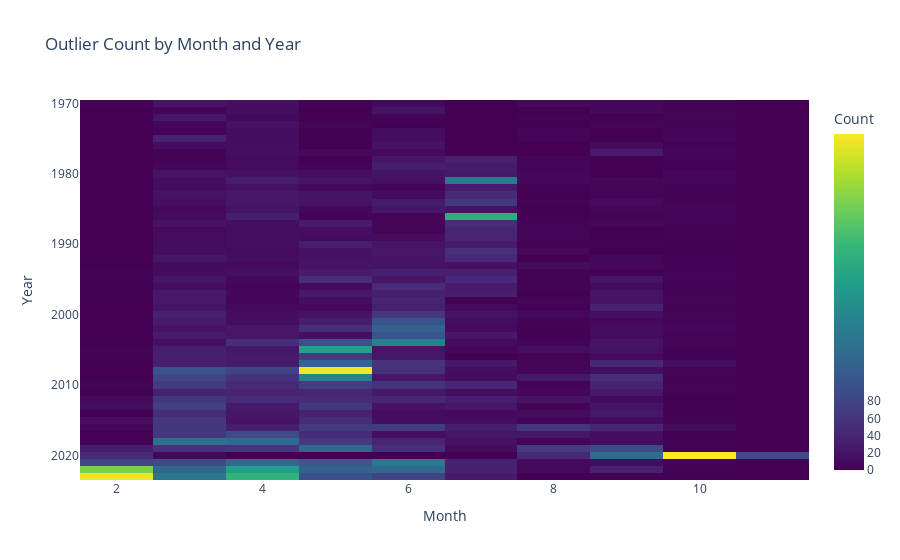

Source (notebook cell):
### Markdown cell above
### Temporal analysis

### Code cell
from outliers_code.outliers_analysis import create_temporal_visualizations


plots = create_temporal_visualizations(MergedDataset, MergedDataset.loc[all_outliers_indexes])

plots['heatmap'].show()

### Figure 1 — Plotly figure (JSON) as saved in the notebook; plotly's stock layout.template omitted (floating-point values rounded to 4 significant figures; data arrays with more than 128 entries replaced by an {"elided": "..."} marker saying what was removed)
{"data": [{"coloraxis": "coloraxis", "hovertemplate": "Month: %{x}<br>Year: %{y}<br>Outlier Count: %{z}<extra></extra>", "name": "0", "type": "heatmap", "x": [2, 3, 4, 5, 6, 7, 8, 9, 10, 11], "xaxis": "x", "y": [1970, 1971, 1972, 1973, 1974, 1975, 1976, 1977, 1978, 1979, 1980, 1981, 1982, 1983, 1984, 1985, 1986, 1987, 1988, 1989, 1990, 1991, 1992, 1993, 1994, 1995, 1996, 1997, 1998, 1999, 2000, 2001, 2002, 2003, 2004, 2005, 2006, 2007, 2008, 2009, 2010, 2011, 2012, 2013, 2014, 2015, 2016, 2017, 2018, 2019, 2020, 2021, 2022, 2023], "yaxis": "y", "z": {"elided": "54x10 int values"}}], "layout": {"coloraxis": {"colorbar": {"tickvals": [0, 20, 40, 60, 80], "title": {"text": "Count"}}, "colorscale": [[0, "#440154"], [0.1111, "#482878"], [0.2222, "#3e4989"], [0.3333, "#31688e"], [0.4444, "#26828e"], [0.5556, "#1f9e89"], [0.6667, "#35b779"], [0.7778, "#6ece58"], [0.8889, "#b5de2b"], [1, "#fde725"]]}, "title": {"text": "Outlier Count by Month and Year"}, "xaxis": {"anchor": "y", "domain": [0, 1], "title": {"text": "Month"}}, "yaxis": {"anchor": "x", "autorange": "reversed", "domain": [0, 1], "title": {"text": "Year"}}}}
